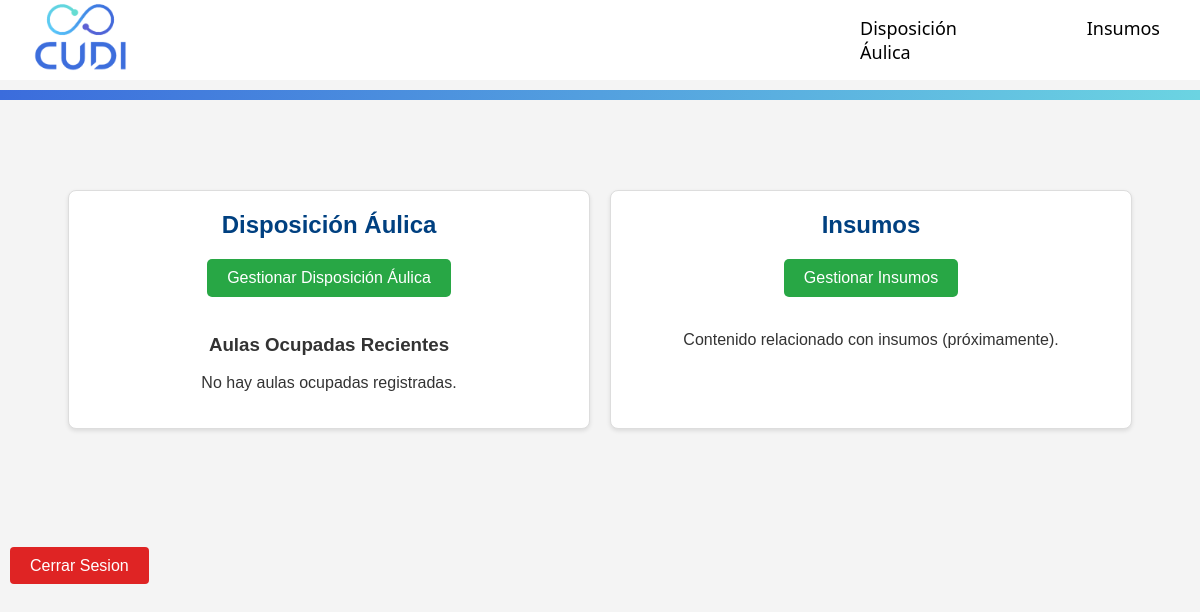
The page /index.php (signed in) on the database as committed earlier.
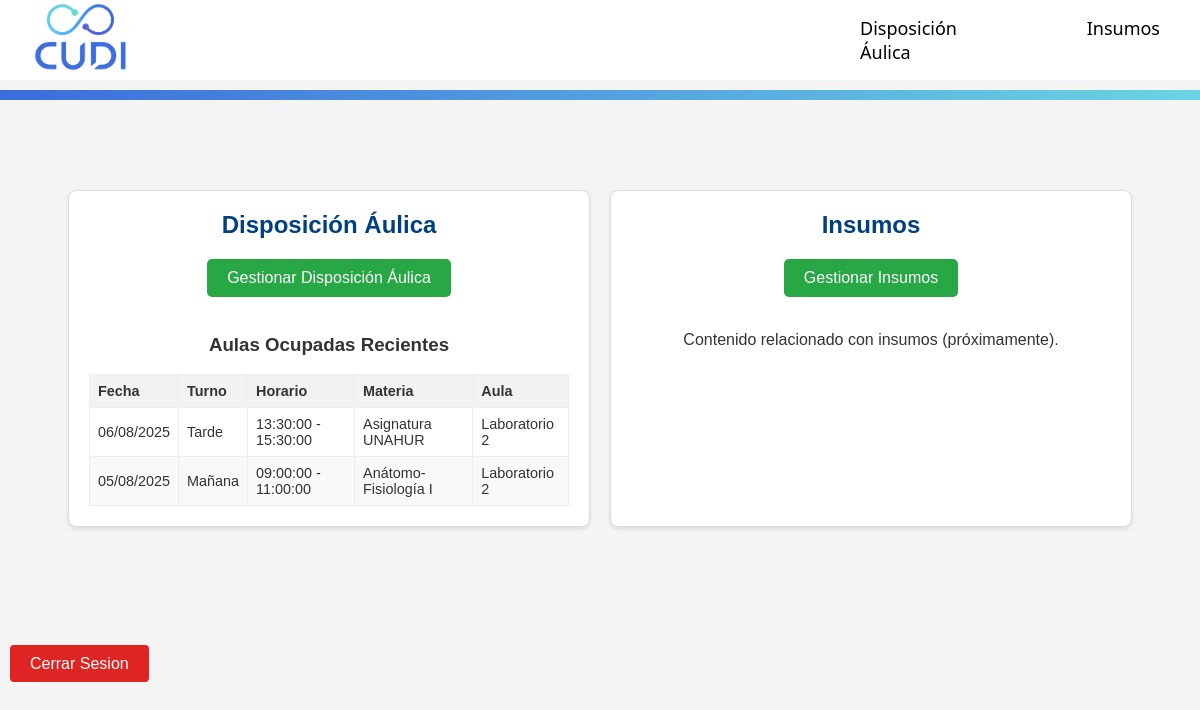
The same page on the database as committed later.
### tables this page shows
CREATE TABLE `tarjetas_disposicion` (
  `id_tarjeta` int(11) NOT NULL,
  `fecha` date NOT NULL,
  `turno_id` int(11) NOT NULL,
  `itinerario_id` int(11) NOT NULL,
  `materia_id` int(11) NOT NULL,
  `aula_id` int(11) NOT NULL,
  `profesor_id` int(11) NOT NULL,
  `estado` enum('activa','duplicada','programada') DEFAULT 'activa',
  `fecha_creacion` timestamp NOT NULL DEFAULT current_timestamp()
);

CREATE TABLE `turnos` (
  `id_turno` int(11) NOT NULL,
  `nombre` varchar(20) NOT NULL,
  `hora_inicio` time NOT NULL,
  `hora_fin` time NOT NULL
);

CREATE TABLE `materias` (
  `id_materia` int(11) NOT NULL,
  `nombre` varchar(100) NOT NULL,
  `carrera_id` int(11) DEFAULT NULL,
  `curso_pre_admision_id` int(11) DEFAULT NULL,
  `profesor_id` int(11) DEFAULT NULL
);

CREATE TABLE `aulas` (
  `id_aula` int(11) NOT NULL,
  `piso` int(11) NOT NULL,
  `cantidad` int(11) NOT NULL,
  `numero` varchar(20) NOT NULL
);

### index.php (the view, shortened to what this page needs)
<?php
include 'conexion.php';
$sql_dias = "SELECT td.id_tarjeta, td.fecha, CONCAT(i.hora_inicio, ' - ', i.hora_fin) AS horario, m.nombre AS materia_nombre, a.numero AS aula_numero, t.nombre AS turno_nombre
             FROM tarjetas_disposicion td
             LEFT JOIN itinerario i ON td.itinerario_id = i.id_itinerario
             LEFT JOIN materias m ON td.materia_id = m.id_materia
             LEFT JOIN aulas a ON td.aula_id = a.id_aula
             LEFT JOIN turnos t ON td.turno_id = t.id_turno
             WHERE td.estado = 'activa'
             ORDER BY td.fecha DESC, i.hora_inicio
             LIMIT 10";
$result_dias = $conn->query($sql_dias);
?>
<!DOCTYPE html>
<html lang="es">
<head>
</head>
<body>
    <nav class="nav">
        <a href="index.html"><img id="logo" src="img/logo.png" alt="logo"></a>
        <div class="nav-links">
            <a href="disposicionaulica.php">Disposición Áulica</a>
            <a href="#">Insumos</a>
        </div>
    </nav>
    <div class="content-sections">
        <div class="section-box aulas-ocupadas">
            <h2>Disposición Áulica</h2>
            <a href="disposicionaulica.php" class="section-button">Gestionar Disposición Áulica</a>
            <br>
            <h3 align="center">Aulas Ocupadas Recientes</h3>
            <?php if ($result_dias->num_rows > 0): ?>
                <table>
                    <thead>
                        <tr>
                            <th>Fecha</th>
                            <th>Turno</th>
                            <th>Horario</th>
                            <th>Materia</th>
                            <th>Aula</th>
                        </tr>
                    </thead>
                    <tbody>
                        <?php while($row = $result_dias->fetch_assoc()): ?>
                            <tr>
                                <td><?php echo date('d/m/Y', strtotime($row['fecha'])); ?></td>
                                <td><?php echo $row['turno_nombre']; ?></td>
                                <td><?php echo $row['horario']; ?></td>
                                <td><?php echo $row['materia_nombre']; ?></td>
                                <td><?php echo $row['aula_numero']; ?></td>
                            </tr>
                        <?php endwhile; ?>
                    </tbody>
                </table>
            <?php else: ?>
                <p>
                <p id="p" align="center">No hay aulas ocupadas registradas.</p>
            <?php endif; ?>
        </div>
        <div class="section-box insumos-section">
            <h2>Insumos</h2>
            <a href="#" class="section-button">Gestionar Insumos</a>
            <br>
            <p align="center">Contenido relacionado con insumos (próximamente).</p>
        </div>
    </div>
    <br><br><br><br><br><br>
    <a id="out" href="logout.php">Cerrar Sesion</a>
</body>
</html>

### index.php (style rules this page uses)
body { font-family: Arial, sans-serif; margin: 0; background-color: #f4f4f4; color: #333; }
nav.nav { display: flex; align-items: center; justify-content: space-between; background-color: rgb(255, 255, 255); width: 100%; height: 80px; padding: 30px; box-sizing: border-box; position: absolute; top: 0; left: 0; right: 0; }
nav.nav::after { content: ""; position: absolute; top: 90px; right: 0px; left: 0px; height: 10px; width: 100%; background: linear-gradient(to right, #3B6CDC, #6BD4E2); }
#logo { width: 100px; font-weight: bold; color: rgb(0, 0, 0); font-family: 'Segoe UI'; text-decoration: none; }
.nav-links a { color: black; text-decoration: none; margin-left: 20px; font-size: 18px; padding: 5px 10px; border-radius: 5px; transition: background-color 0.3s ease; }
.nav-links { display: flex; list-style: none; gap: 35px; margin: 0; margin-left: 700px; padding: 0; }
.nav-links { color: rgb(0, 0, 0); cursor: pointer; font-size: 20px; font-family: 'Segoe UI'; }
.content-sections { margin-top:170px; display: flex; justify-content: center; gap: 20px; padding: 20px; flex-wrap: wrap; }
.section-box { background-color: white; border: 1px solid #ddd; border-radius: 8px; box-shadow: 0 2px 4px rgba(0,0,0,0.1); padding: 20px; width: 45%; min-width: 300px; box-sizing: border-box; }
.section-box h2 { margin-top: 0; color: #004080; text-align: center; }
.section-box .section-button { display: block; width: fit-content; margin: 15px auto 0 auto; padding: 10px 20px; background-color: #28a745; color: white; text-decoration: none; border-radius: 5px; text-align: center; transition: background-color 0.3s ease; }
.aulas-ocupadas table { width: 100%; border-collapse: collapse; margin-top: 15px; }
.aulas-ocupadas th, .aulas-ocupadas td { border: 1px solid #eee; padding: 8px; text-align: left; font-size: 0.9em; }
.aulas-ocupadas th { background-color: #f2f2f2; }
.aulas-ocupadas tr:nth-child(even) { background-color: #f9f9f9; }
#out { background-color: #df2424ff; color: white; width: 110px; text-decoration:none; padding:20px; padding-bottom:10px; padding-top:10px; text-align: center; border-radius:4px; margin-left: 10px; }

Rows that differ between the two databases and show on the page:
added tarjetas_disposicion: fecha "06/08/2025", turno.nombre "Tarde", horario "13:30:00 - 15:30:00", materia.nombre "Asignatura UNAHUR", aula.numero "Laboratorio 2"
added tarjetas_disposicion: fecha "05/08/2025", turno.nombre "Mañana", horario "09:00:00 - 11:00:00", materia.nombre "Anátomo-Fisiología I", aula.numero "Laboratorio 2"
Other text that changed with them:
text no longer shown: "No hay aulas ocupadas registradas."
text now shown: "Fecha Turno Horario Materia Aula"
